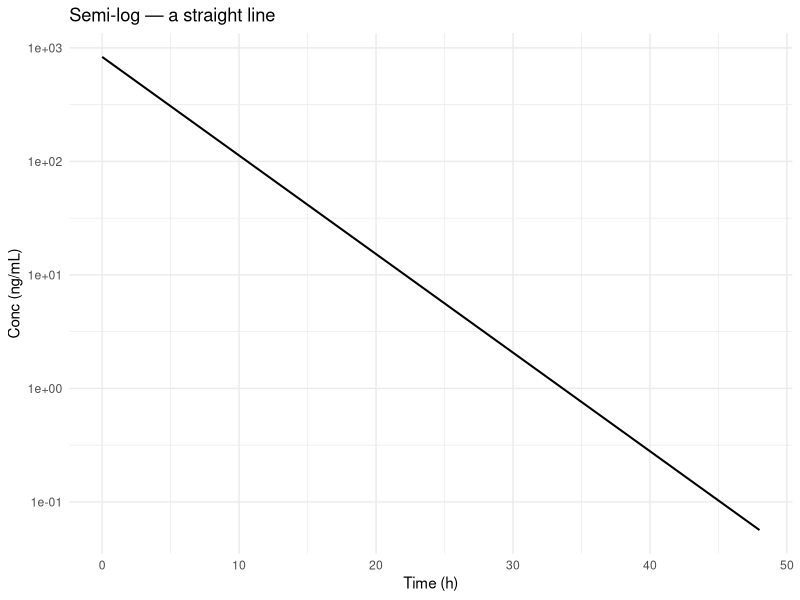
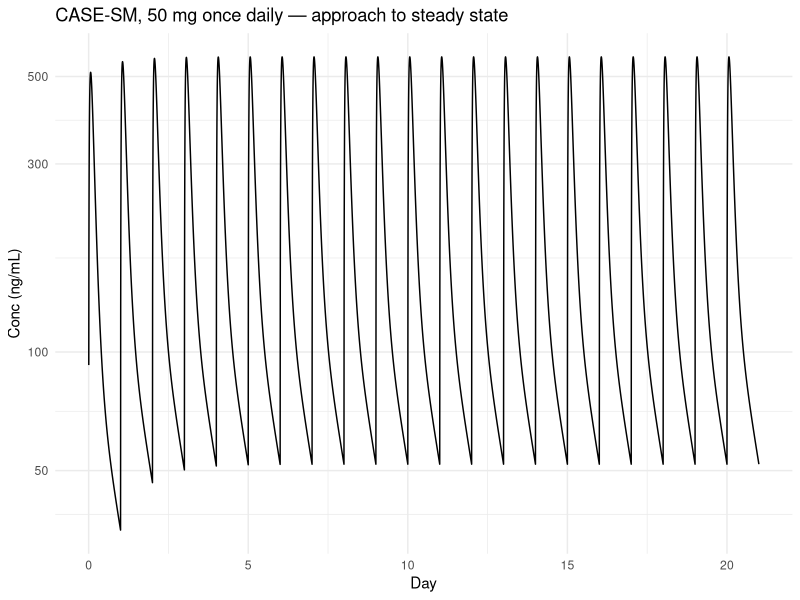

Write the R code that produced these figures, in order.
## ---- chunk 1
#| message: false
library(deSolve)
library(dplyr)
library(ggplot2)
theme_set(theme_minimal(base_size = 11))
## ---- chunk 2
CL <- 12; V <- 60          # L/h, L
D  <- 50 * 1000            # 50 mg as ug
k  <- CL / V

t <- seq(0, 48, by = 0.1)
sol <- ode(c(A = D), t, function(t, y, p) list(-k * y["A"]),
           parms = NULL, method = "lsoda", rtol = 1e-10, atol = 1e-12)

numeric  <- sol[, "A"] / V
analytic <- (D / V) * exp(-k * t)

cat(sprintf("max relative error vs analytic : %.2e\n",
            max(abs(numeric - analytic) / analytic)))
cat(sprintf("half-life                      : %.2f h\n", log(2) / k))
cat(sprintf("AUC(0-inf) numeric             : %.1f ng*h/mL\n",
            sum(diff(t) * (head(numeric, -1) + tail(numeric, -1)) / 2) +
              tail(numeric, 1) / k))
cat(sprintf("D / CL                         : %.1f ng*h/mL\n", D / CL))
## ---- chunk 3
#| fig-height: 3.2
tibble(t = t, conc = numeric) |>
  ggplot(aes(t, conc)) + geom_line(linewidth = 0.7) +
  scale_y_log10() + labs(x = "Time (h)", y = "Conc (ng/mL)",
                         title = "Semi-log — a straight line")
## ---- chunk 4
one_cmt_oral <- function(t, y, p) with(as.list(c(y, p)), {
  list(c(A_gut = -ka * A_gut,
         A_c   =  ka * A_gut - (CL / V) * A_c))
})

ka <- 1.2
tt <- seq(0, 48, by = 0.01)
s  <- ode(c(A_gut = D, A_c = 0), tt, one_cmt_oral,
          parms = c(ka = ka, CL = CL, V = V),
          method = "lsoda", rtol = 1e-10, atol = 1e-12)
cc <- s[, "A_c"] / V

cat(sprintf("tmax numeric %.3f h   analytic %.3f h   Cmax %.1f ng/mL\n",
            tt[which.max(cc)], log(ka / k) / (ka - k), max(cc)))
## ---- chunk 5
for (ka_i in c(1.2, 0.05)) {
  tg <- seq(0, 120, by = 0.1)
  si <- ode(c(A_gut = D, A_c = 0), tg, one_cmt_oral,
            parms = c(ka = ka_i, CL = CL, V = V),
            method = "lsoda", rtol = 1e-10, atol = 1e-12)
  ci <- si[, "A_c"] / V
  m  <- tg > 72 & ci > 0
  slope <- coef(lm(log(ci[m]) ~ tg[m]))[2]
  cat(sprintf("ka = %5.2f /h  ->  terminal t1/2 from slope = %5.2f h\n",
              ka_i, log(2) / -slope))
}
cat(sprintf("\nelimination t1/2 = %.2f h    absorption t1/2 (ka = 0.05) = %.2f h\n",
            log(2) / k, log(2) / 0.05))
## ---- chunk 6
hybrid <- function(CL, Vc, Q, Vp) {
  k10 <- CL / Vc; k12 <- Q / Vc; k21 <- Q / Vp
  s <- k10 + k12 + k21
  d <- sqrt(s^2 - 4 * k10 * k21)
  c(alpha = (s + d) / 2, beta = (s - d) / 2, k21 = k21)
}

conc_sd <- function(t, dose_mg, ka, CL, Vc, Q, Vp) {
  h <- hybrid(CL, Vc, Q, Vp); a <- h["alpha"]; b <- h["beta"]; k21 <- h["k21"]
  A <- dose_mg * 1000 * ka / Vc
  as.numeric(A * (((k21 - a) / ((ka - a) * (b - a))) * exp(-a * t) +
                  ((k21 - b) / ((ka - b) * (a - b))) * exp(-b * t) +
                  ((k21 - ka) / ((a - ka) * (b - ka))) * exp(-ka * t)))
}

TRUE_P <- list(ka = 1.2, CL = 12, Vc = 60, Q = 8, Vp = 90)   # CASE-SM typical values

ode_sd <- function(t, dose_mg, ka, CL, Vc, Q, Vp) {
  rhs <- function(t, y, p) with(as.list(y), list(c(
    A_gut = -ka * A_gut,
    A_c   =  ka * A_gut - (CL / Vc) * A_c - (Q / Vc) * A_c + (Q / Vp) * A_p,
    A_p   =  (Q / Vc) * A_c - (Q / Vp) * A_p)))
  s <- ode(c(A_gut = dose_mg * 1000, A_c = 0, A_p = 0), c(0, t), rhs,
           parms = NULL, method = "lsoda", rtol = 1e-11, atol = 1e-13)
  (s[-1, "A_c"]) / Vc
}

tg <- seq(0.01, 72, length.out = 200)
an <- do.call(conc_sd, c(list(t = tg, dose_mg = 50), TRUE_P))
nu <- do.call(ode_sd,  c(list(t = tg, dose_mg = 50), TRUE_P))
h  <- hybrid(TRUE_P$CL, TRUE_P$Vc, TRUE_P$Q, TRUE_P$Vp)

cat(sprintf("analytic vs ODE, max relative error : %.1e\n", max(abs(an - nu) / nu)))
cat(sprintf("distribution t1/2 (alpha)           : %.2f h\n", log(2) / h["alpha"]))
cat(sprintf("terminal     t1/2 (beta)            : %.2f h\n", log(2) / h["beta"]))
## ---- chunk 7
conc_md <- function(t, dose_mg, ka, CL, Vc, Q, Vp, n_doses = 21, tau = 24) {
  out <- numeric(length(t))
  for (i in seq_len(n_doses) - 1) {
    dt <- t - i * tau
    ok <- dt >= 0
    if (any(ok)) out[ok] <- out[ok] + conc_sd(dt[ok], dose_mg, ka, CL, Vc, Q, Vp)
  }
  out
}

trapz <- function(x, y) sum(diff(x) * (head(y, -1) + tail(y, -1)) / 2)

g1  <- seq(0, 24, length.out = 24001)
gss <- seq(480, 504, length.out = 24001)
auc1  <- trapz(g1,  do.call(conc_md, c(list(t = g1,  dose_mg = 50), TRUE_P)))
css   <- do.call(conc_md, c(list(t = gss, dose_mg = 50), TRUE_P))
aucss <- trapz(gss, css)

cat(sprintf("AUC(0-24) day 1        : %8.1f ng*h/mL\n", auc1))
cat(sprintf("AUC(tau) steady state  : %8.1f ng*h/mL\n", aucss))
cat(sprintf("Dose / CL              : %8.1f ng*h/mL   <- must match exactly\n", 50000 / TRUE_P$CL))
cat(sprintf("accumulation ratio     : %8.3f\n", aucss / auc1))
cat(sprintf("steady-state Cmax %.1f, Cmin %.1f ng/mL\n", max(css), min(css)))
## ---- chunk 8
#| fig-height: 3.4
tf <- seq(0, 504, by = 0.1)
tibble(day = tf / 24, conc = do.call(conc_md, c(list(t = tf, dose_mg = 50), TRUE_P))) |>
  filter(conc > 0) |>
  ggplot(aes(day, conc)) + geom_line(linewidth = 0.5) + scale_y_log10() +
  labs(x = "Day", y = "Conc (ng/mL)",
       title = "CASE-SM, 50 mg once daily — approach to steady state")
## ---- chunk 9
df    <- read.csv("../../cases/case-sm/data/ozanib_pk.csv")
truth <- read.csv("../../cases/case-sm/data/ozanib_individual_truth.csv")

obs <- df |> filter(EVID == 0, !is.na(DV), DAY == 1, TIME > 0)
sid <- obs |> count(ID) |> slice_max(n, n = 1) |> pull(ID) |> first()
sub <- obs |> filter(ID == sid)
dose <- sub$DOSE[1]
tr   <- truth |> filter(ID == sid)
sparse <- sub |> filter(TIME %in% c(0.5, 4, 12))

obj <- function(logp, tt, yy) {
  p <- exp(pmin(pmax(logp, -6), 8))
  pred <- pmax(conc_sd(tt, dose, p[1], p[2], p[3], p[4], p[5]), 1e-8)
  sum((log(pred) - log(yy))^2)
}

p0 <- log(c(1, 10, 50, 6, 80))
cat(sprintf("subject %d at %g mg\n", sid, dose))
cat(sprintf("%-18s ka %5.2f  CL %6.2f  Vc %6.1f  Q %6.2f  Vp %7.1f\n",
            "TRUTH", tr$KA, tr$CL, tr$VC, tr$Q, tr$VP))

for (nm in c("rich", "sparse")) {
  d <- if (nm == "rich") sub else sparse
  fit <- optim(p0, obj, tt = d$TIME, yy = d$DV,
               method = "BFGS", control = list(maxit = 5000, reltol = 1e-12))
  e <- exp(fit$par)
  cat(sprintf("%-18s ka %5.2f  CL %6.2f  Vc %6.1f  Q %6.2f  Vp %7.1f  | rmse(log) %.3f\n",
              sprintf("%s, %d points", nm, nrow(d)),
              e[1], e[2], e[3], e[4], e[5], sqrt(fit$value / nrow(d))))
}
## ---- chunk 10
predose <- df |> filter(EVID == 0, DAY == 1, TIME == 0)
cat(sprintf("pre-dose samples: %d   flagged BLQ: %d   reported as a real number: %d\n",
            nrow(predose), sum(predose$BLQ), sum(!is.na(predose$DV))))

predose |> filter(!is.na(DV)) |> select(ID, TIME, DV, IPRED_TRUE, BLQ) |> head(8)
